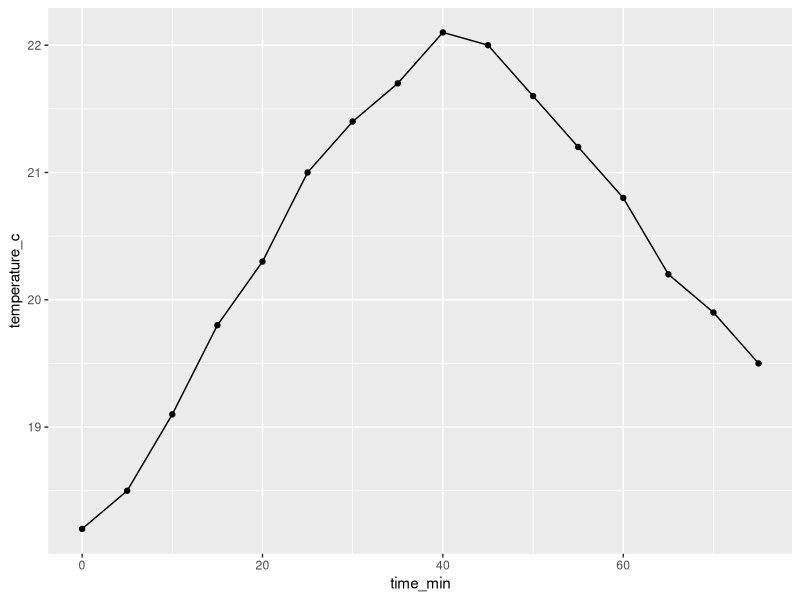
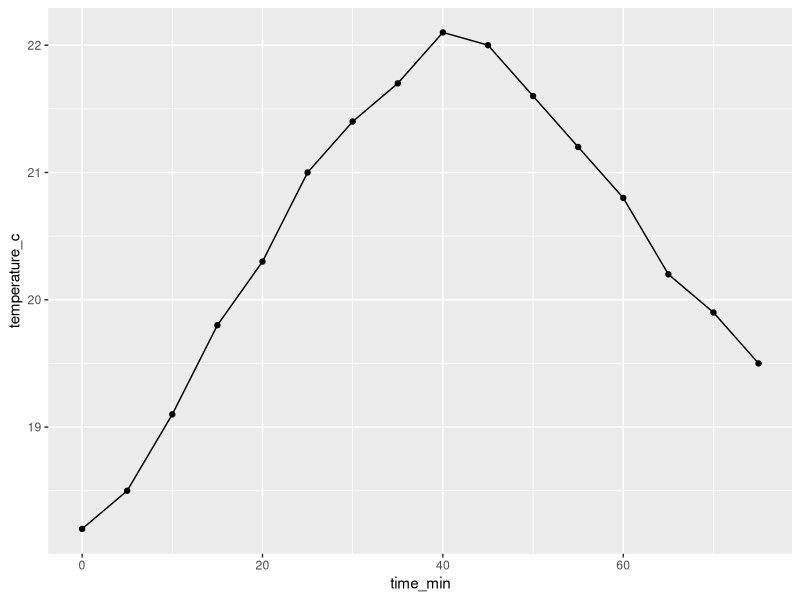

Generate these figures, in order, with R:
library(ggplot2)

plotTemperature <- function(df, output_file) {
  p <- ggplot(df, aes(x = time_min, y = temperature_c)) +
    geom_line() +
    geom_point()

  ggsave(filename = output_file, plot = p)
  return(p)
}

df <- read.csv("data/temperature_readings.csv", header = TRUE)
plotTemperature(df, "temperature_plot.pdf")
